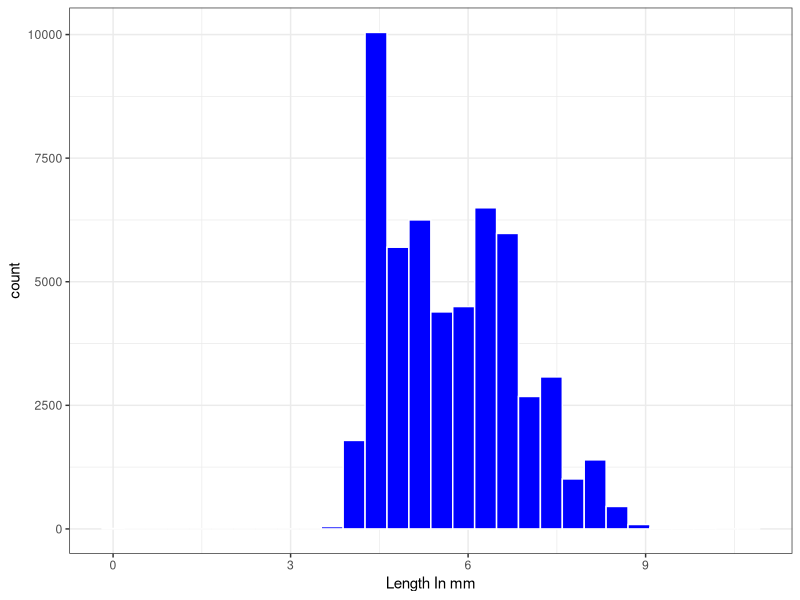
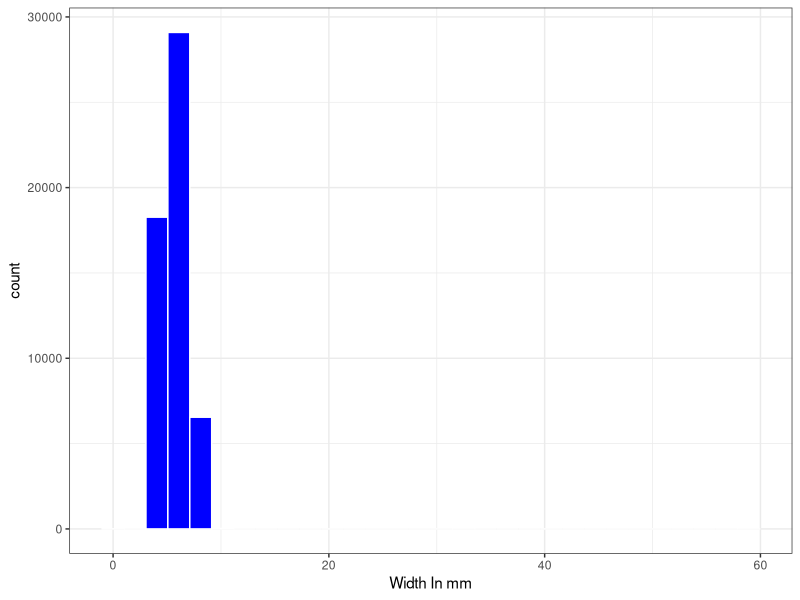
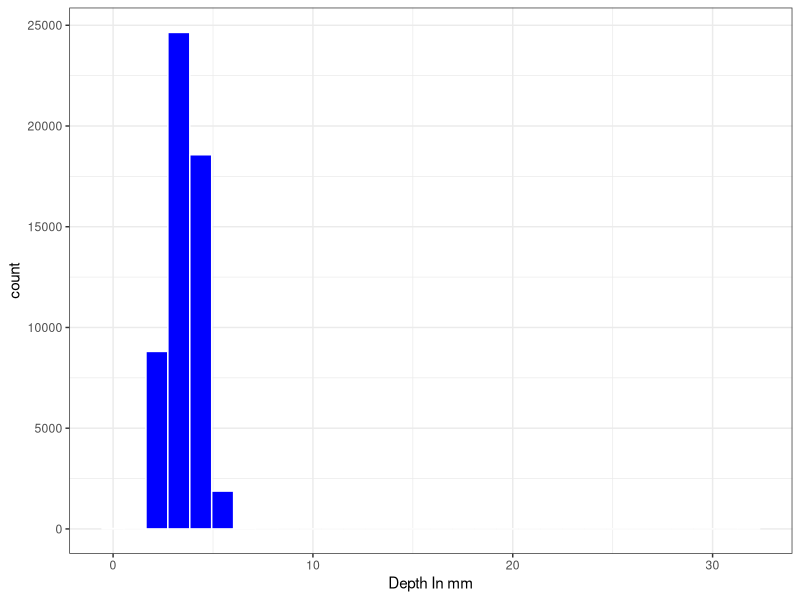
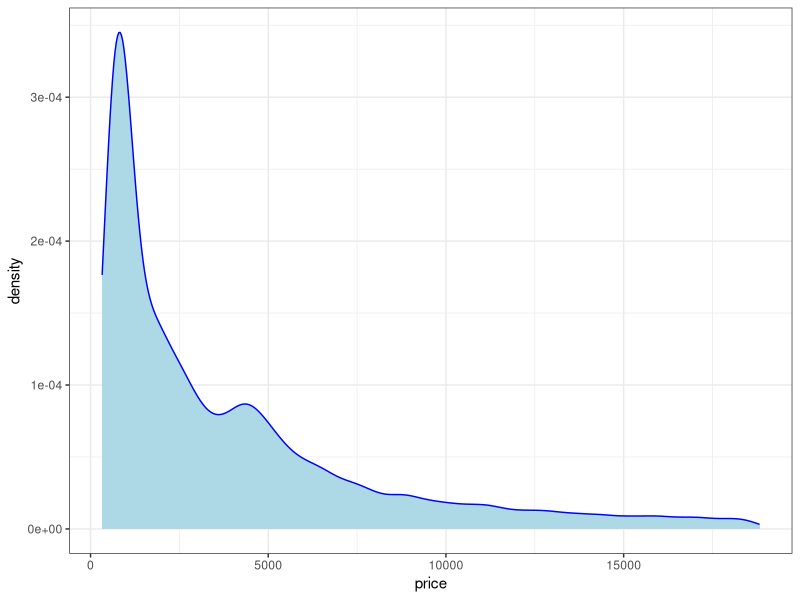
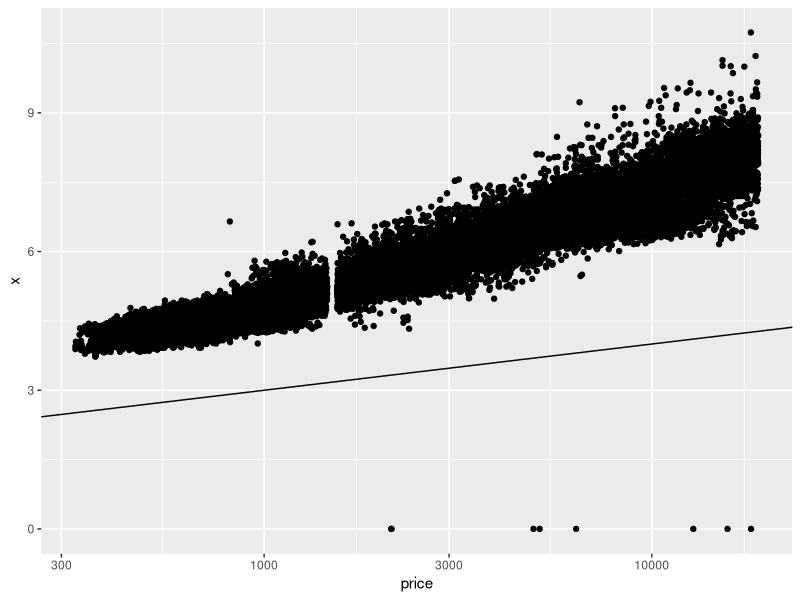
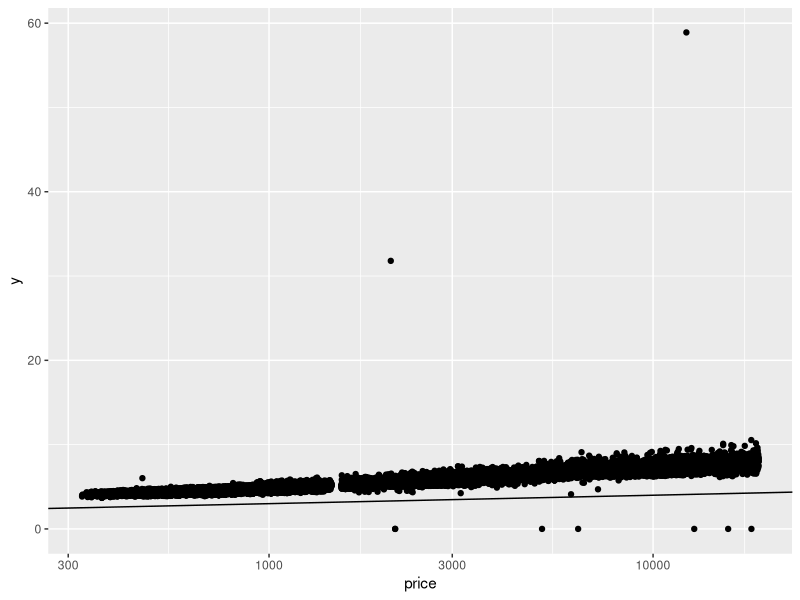
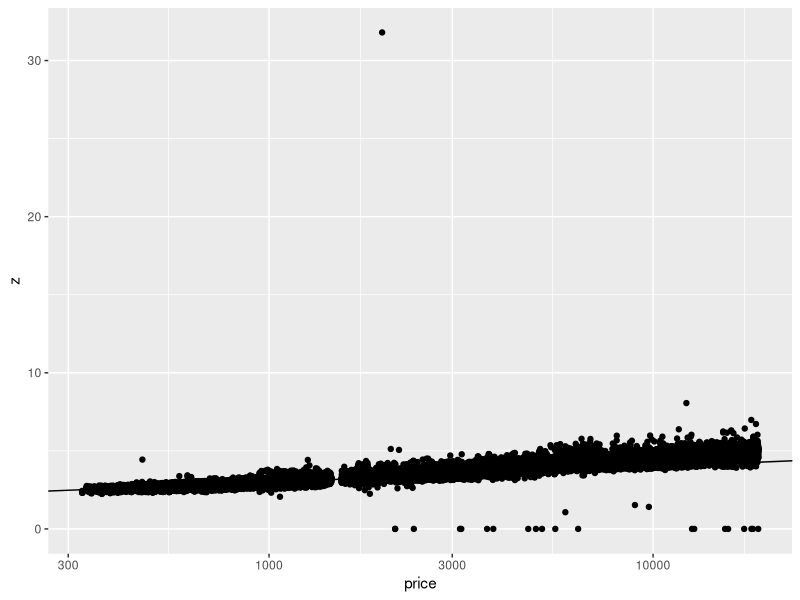
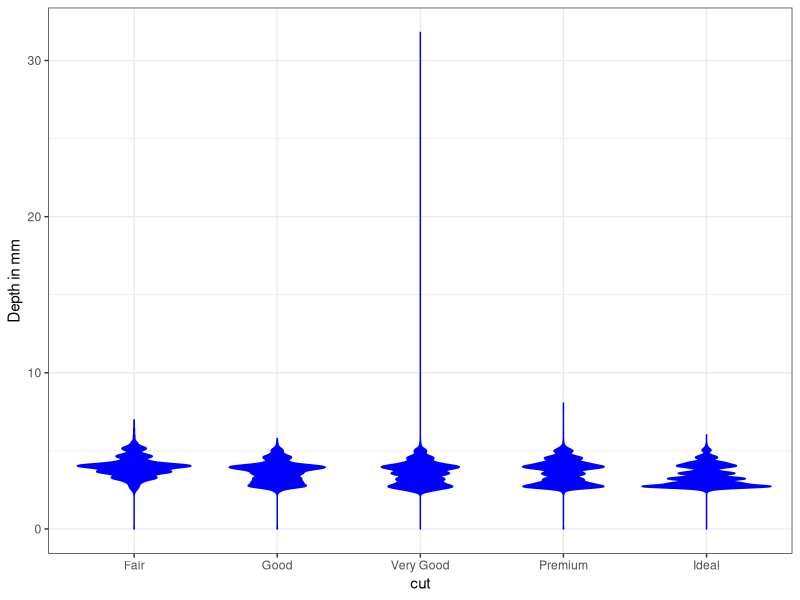

Write R code to recreate these figures, in order.
## ---- chunk 1
library(tidyverse)
library(ggplot2)

head(diamonds)
?diamonds
summary(diamonds)

# Question 1
ggplot(data = diamonds, mapping = aes(x = x)) +
  geom_histogram(fill = "blue", color = "white") +
  labs(x = "Length In mm") +
  theme_bw()

ggplot(data = diamonds, mapping = aes(x = y)) +
  geom_histogram(fill = "blue", color = "white") +
  labs(x = "Width In mm") +
  theme_bw()

ggplot(data = diamonds, mapping = aes(x = z)) +
  geom_histogram(fill = "blue", color = "white") +
  labs(x = "Depth In mm") +
  theme_bw()

#Question 2
q2 <- ggplot(data = diamonds, mapping = aes(x = price)) +
  geom_density(fill = 'light blue', color = 'blue') +
  theme_bw()

q2


# Question 3
p1 <- ggplot(data = diamonds, mapping = aes(x = price, y = x)) +
  geom_point() +
  geom_abline(slope = 1) +
  scale_x_continuous(trans = 'log10')

p1

p2 <- ggplot(data = diamonds, mapping = aes(x = price, y = y)) +
  geom_point() +
  geom_abline(slope = 1) +
  scale_x_continuous(trans = 'log10')

p2

p3 <- ggplot(data = diamonds, mapping = aes(x = price, y = z)) +
  geom_point() +
  geom_abline(slope = 1) +
  scale_x_continuous(trans = 'log10')

p3


ggplot(data = diamonds, mapping = aes(x = cut, y = z)) +
  geom_violin(fill = 'blue', color = 'blue') +
  labs(y = 'Depth in mm') +
  theme_bw()

# Question 4
q4 <- diamonds %>% 
  select(price, carat) %>% 
  mutate(
    bin1 = case_when(
      price <= 2500 ~ "<2500",
      price <= 5000 ~ "<5000",
      price <= 7500 ~ "<7500",
      price <= 10000 ~ "<10000",
      price <= 12500 ~ "<12500",
      price <= 15000 ~ "<15000",
      price <= 17500 ~ "<17500",
      price <= 20000 ~ "<20000",
      price <= 225000 ~ "22500",
      TRUE ~ ">22500")
    )
  
  
q4

p4 <- ggplot(data = q4, mapping = aes(x = bin1, y = carat)) +
  geom_violin(fill = 'light blue', color = 'blue') +
  labs(x = "Grouped by Price") +
  theme_bw()


str = c("<2500", "<5000", "<7500", "<10000", "<12500", "<15000", "<17500", "<20000", "<22500")
q4$bin1 <- factor(q4$bin1, levels = str)

p4


# Question 5

quantile(diamonds$carat)

q5 <- diamonds %>% 
  select(price, carat) %>% 
  mutate(
    type = case_when(
      carat <= 0.4 ~ "<25",
      carat < 1.04 ~ "normal",
      carat >= 1.04 ~ ">75"
    )
  ) %>% 
  filter(type != 'normal')

q5

p5 <- ggplot(data = q5, mapping = aes(x = type, y = price)) +
  geom_violin(fill = 'light blue', color = "blue") +
  theme_bw()

p5

# Question 6
library(lattice)
p6 <- levelplot(diamonds$price ~ diamonds$cut * diamonds$carat, col.regions = rainbow(256), xlab = "Cut", ylab = "Carat")

  
p6

